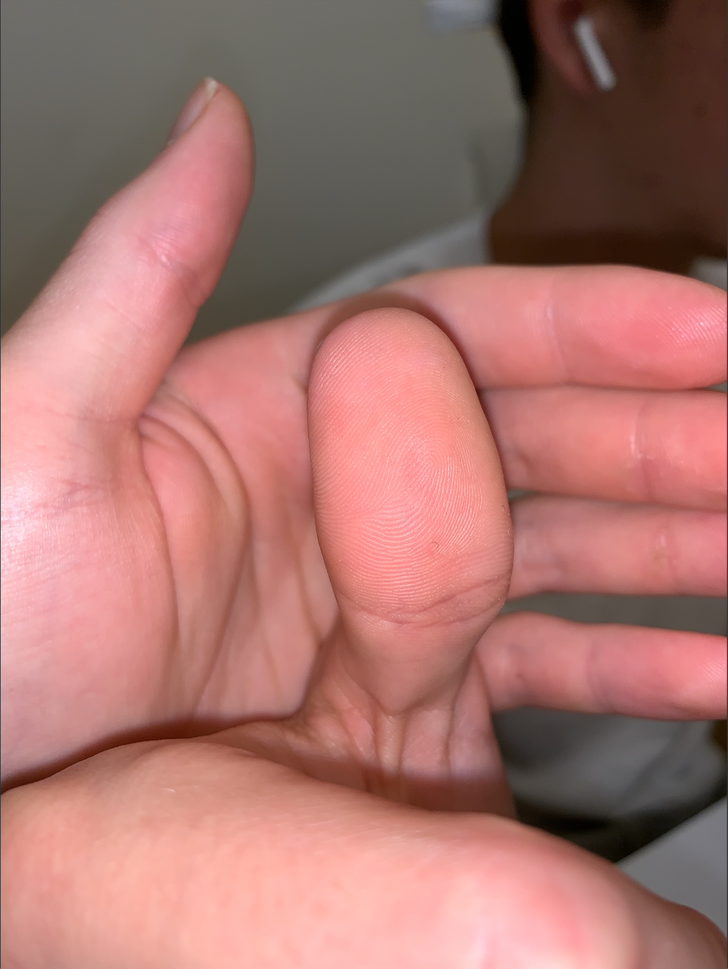
#> input picture examples/finger.png, 728 x 969 px, shrunk from 1092 x 1452 before the run
$ python thumb_to_print.py examples/finger.png   (older library calls are emulated)
#> lines starting #> are read from the running program, lines starting #| are printed output that depends on the picture; after the words box and inside, x2 and y2 are one past the last pixel; in counts of white or black regions, pixels touching at a corner belong together
"""
This module contains the functions necessary to extract a thumbprint for a given image. When run in main,
plots the thumbprint generated by sys.argv[1]
"""
import skimage.filters as skfill
import skimage.morphology as skmorph
import skimage.measure as skmeasure
import skimage.exposure as ske
import matplotlib.pyplot as plt
import numpy as np
import cv2 as cv
import heapq
import sys


def sin2d(u, v, ii, jj, N, M):
    """
    Generates a sine wave structuring element to be used in convolving.

    Params: u: int. factor of the vertical period of waves (higher value, more waves)
            v: int. factor of the horizontal period of waves (higher value, more waves)
            ii: NxM 2D numpy array. Horizontal gradient where col0 = 0 and coln = coln-1 + 1
            jj: NxM 2D numpy array. Vertical gradient where col0 = 0 and coln = coln-1 + 1
            N: int. # rows
            M: int. # cols

    Output: 2D numpy array.  Our sine wave structure element
    """
    selem = np.sin(u * ii / (2 * np.pi) + v * jj / (2 * np.pi))
    return selem * 255 / (N * M)


def high_freq_detection(imgray):
    """
    Given an image, finds the high spatial frequency areas of the image by convolving high
    frequency sine waves with the image in question.  High frequency areas are thus brighter
    and low frequency areas are darker.

    Params: imgray: 2D numpy array.  B&W image in question

    Output: 2D numpy array with high spatial frequency regions outlined
    """
    N = 200
    M = 200
    i = np.linspace(0, N - 1, N)
    j = np.linspace(0, M - 1, M)
    jj, ii = np.meshgrid(j, i)

    # Looked at gabor filter but doesn't work because of the gray region outside of the peak sign region.
    # Here we use sign waves of varying frequencies and directions to cature as much of the thumb print
    # as possible.

    # Creating our filters
    fill_1 = sin2d(2, 2, ii, jj, N, M)
    fill_2 = sin2d(1, 2, ii, jj, N, M)
    fill_3 = sin2d(2, 1, ii, jj, N, M)
    fill_4 = sin2d(-2, 1, ii, jj, N, M)
    fill_5 = sin2d(-2, 2, ii, jj, N, M)
    fill_6 = sin2d(-2, 3, ii, jj, N, M)

    # Creating a blank image which we will combine each of our convolved images with
    new_img = np.zeros(imgray.shape)
    conv_1 = cv.filter2D(imgray, -1, fill_1)
    conv_2 = cv.filter2D(imgray, -1, fill_2)
    conv_3 = cv.filter2D(imgray, -1, fill_3)
    conv_4 = cv.filter2D(imgray, -1, fill_4)
    conv_5 = cv.filter2D(imgray, -1, fill_5)
    conv_6 = cv.filter2D(imgray, -1, fill_6)

    # new_img capures all the high frequency regions located by each output image
    new_img += conv_1 + conv_2 + conv_3 + conv_4 + conv_5 + conv_6

    return new_img


def thresh_series_mask(imgray):
    """
    Generates a mask to be used on original image to crop out the thumb region.

    Params: imgray: 2D numpy array.  B&W image in question

    Output: 2D numpy array.  Binary mask for B&W image in question
    """
    # first equilize the histogram to emphasize the area around the thumb
    imgray_eq = ske.equalize_hist(imgray)

    # median filter to perserve the edges while removing spatial frequency
    median_img = skfill.median(imgray_eq, selem=skmorph.disk(21))

    # some blocks sizes work better than others for different images,
    # we try a wide range of them to get the best qualities of each
    block_sizes = [21, 41, 51, 61, 81]
    masks = []
    for block_size in block_sizes:

        # some larger some smaller threshold blocks
        local_thresh = skfill.threshold_local(median_img, block_size)
        binary_local = median_img > local_thresh

        # detect regions
        labels = skmeasure.label(binary_local)
        hight_freq_img = high_freq_detection(imgray)

        # take 15 largest area regions detected in our thumb
        label_props = skmeasure.regionprops(labels)
        areas = [label_props[i]["area"] for i in range(len(label_props))]
        max_areas = heapq.nlargest(15, areas)
        max_indicies = [areas.index(max_areas[i]) + 1 for i in range(len(max_areas))]

        # find the largest/highest frequency region
        max_i = 0
        max_count = 0
        for i in range(len(max_indicies)):
            label_vals = labels == max_indicies[i]

            # finding our region using our high_freq_detection() output
            current_count = (label_vals.astype(int) * hight_freq_img).sum()
            if current_count > max_count:
                max_count = current_count
                max_i = max_indicies[i]

        mask = labels == max_i
        masks.append(mask)
#> this loop made 5 passes
#> max_indicies on pass 5: [2, 202, 70, 1, 170, 4, 106, 88, 200, 225, 3, 247, 5, 9, 7]
#> pass 1, in thresh_series_mask, `binary_local = median_img > local_thresh`:
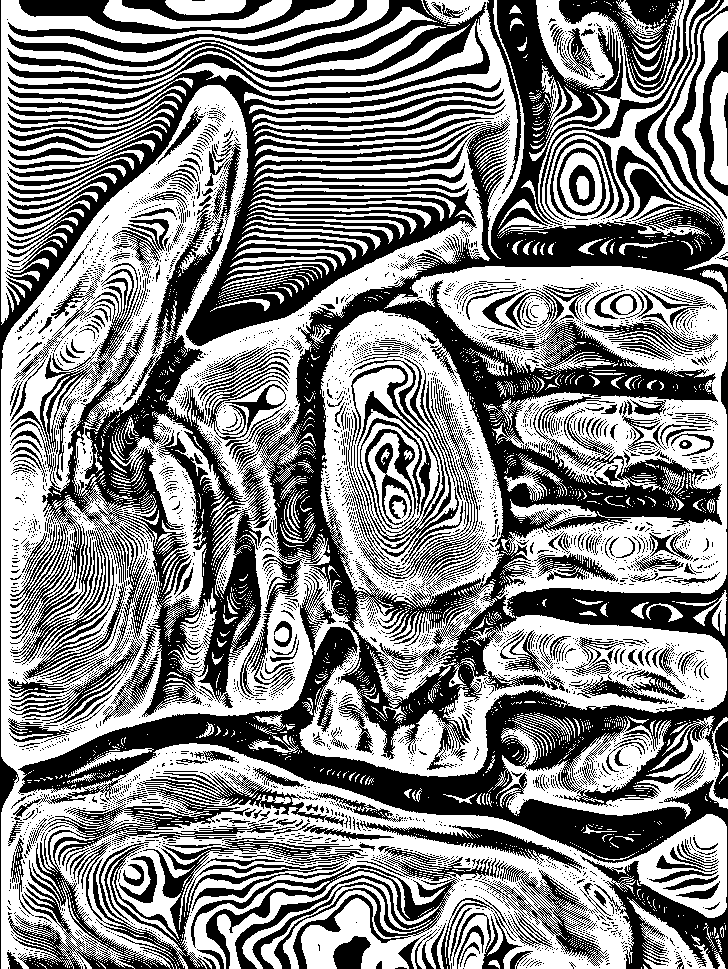
#> binary_local: shape (969, 728) bool; 53.1% white; 4663 black regions (4317 under 20 px), largest, box (x1, y1, x2, y2) and area: (0, 0, 728, 969) 223732, (8, 772, 368, 969) 16757, (191, 865, 459, 969) 7813
#> pass 1, in high_freq_detection, `conv_1 = cv.filter2D(imgray, -1, fill_1)`:
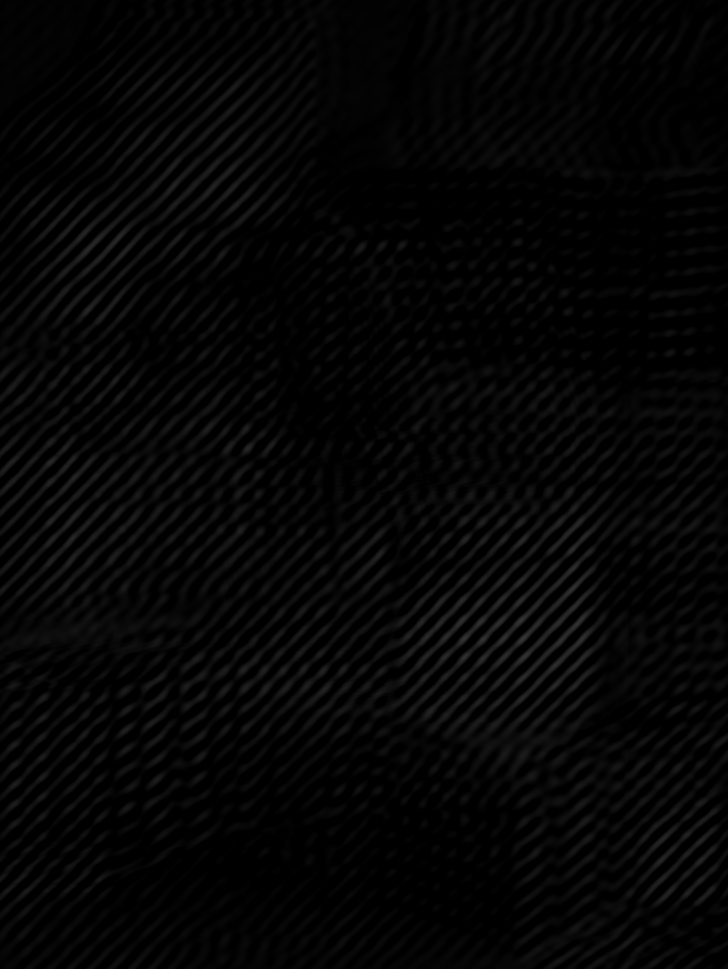
#> conv_1: shape (969, 728); min 0, max 54, mean 5.1
#> after the loop:
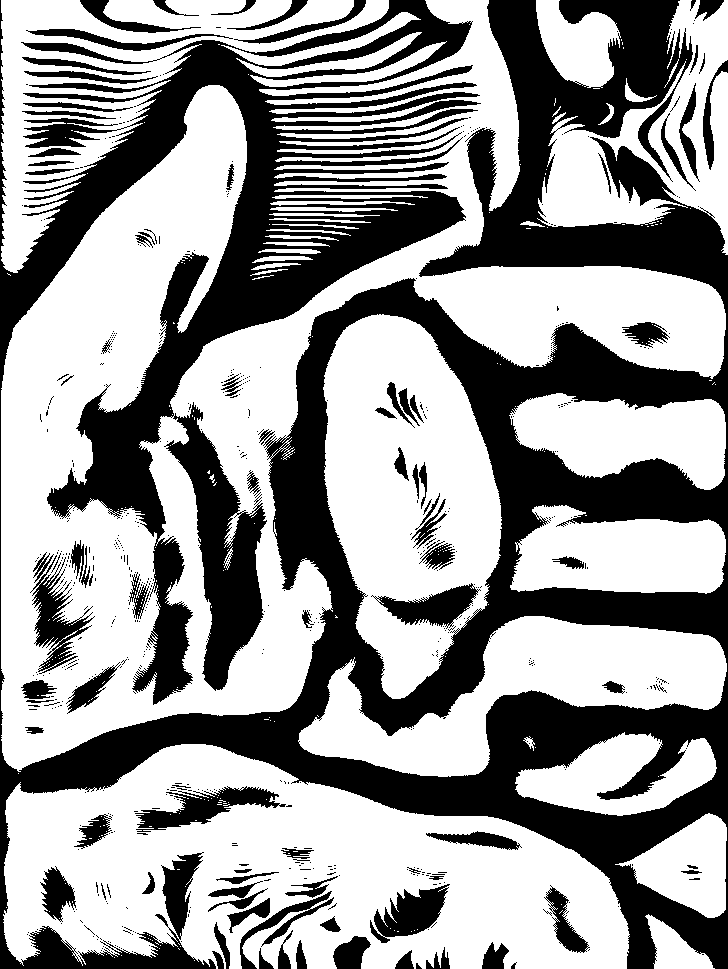
#> binary_local: shape (969, 728) bool; 60.2% white; 631 black regions (539 under 20 px), largest, box (x1, y1, x2, y2) and area: (0, 0, 728, 969) 244963, (135, 786, 286, 832) 2699, (30, 555, 95, 674) 2458
#> after the loop:
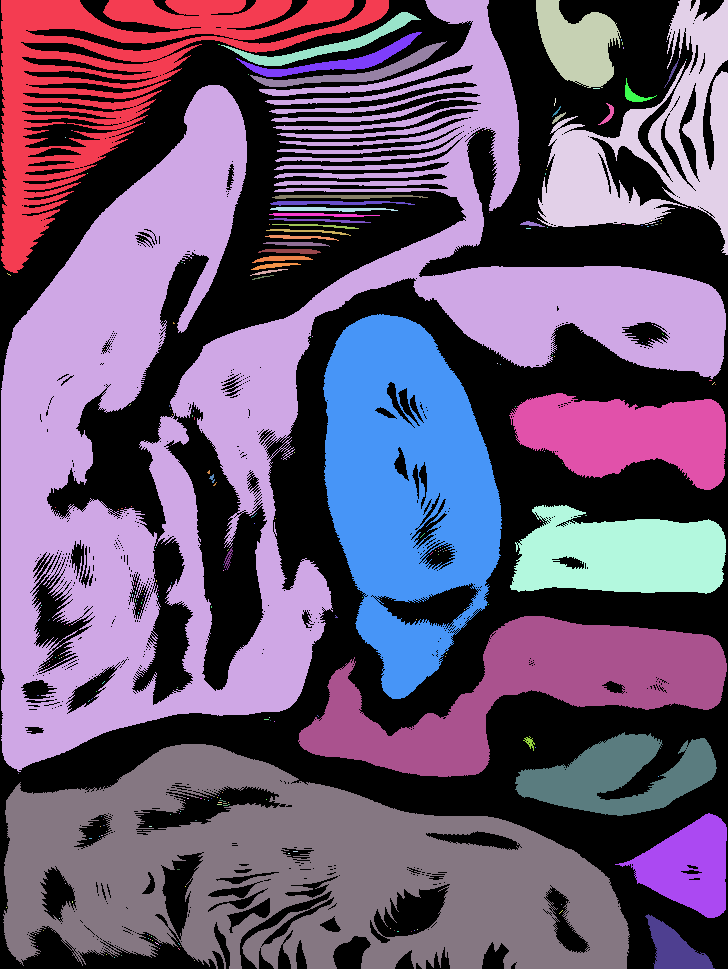
#> labels: shape (969, 728) int32; 274 distinct labels, from 0 to 273; one colour per label, 0 black
#> after the loop, masks = 5 items

    mask = np.zeros(masks[0].shape).astype(bool)

    # combine all masks from each of our thresholds with bitwise or
    for m in masks:
        mask = mask | m
#> this loop made 5 passes
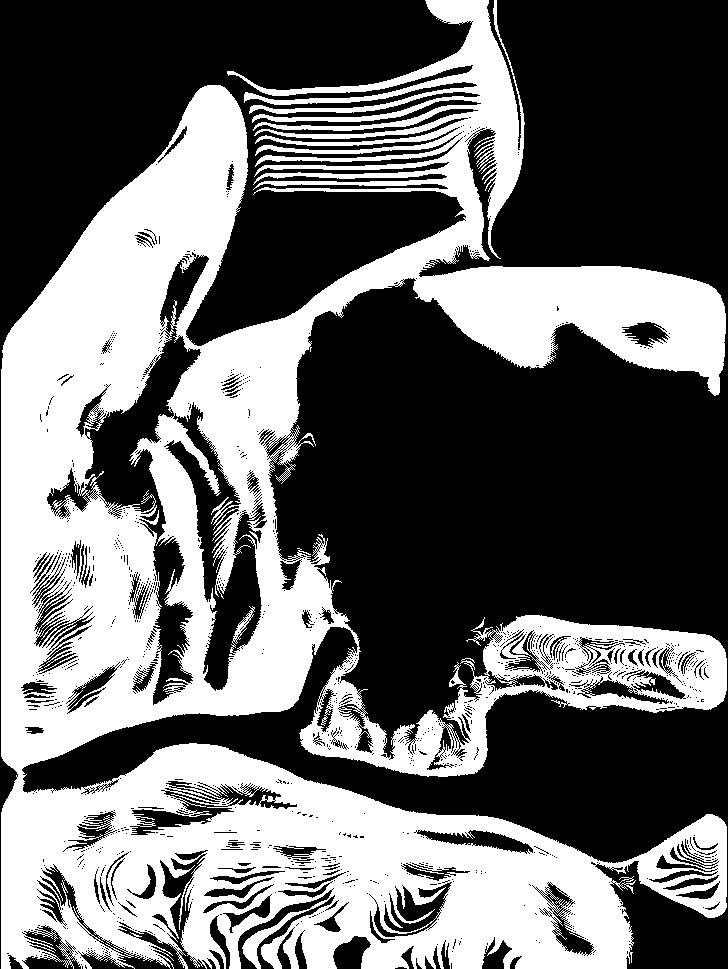
#> mask: shape (969, 728) bool; 40.7% white; 1 white region, box (x1, y1, x2, y2) and area: (1, 0, 727, 969) 287315

    # clean up the mask
    mask = skmorph.binary_closing(mask, selem=skmorph.disk(30))
#> mask: shape (969, 728) bool; 56.5% white; 6 black regions, box (x1, y1, x2, y2) and area: (276, 287, 728, 726) 127911, (0, 0, 444, 325) 62961, (491, 0, 728, 291) 59286, (474, 692, 728, 863) 32363, (209, 191, 414, 328) 18481, (631, 899, 728, 969) 5785
    return skmorph.binary_erosion(mask, selem=skmorph.disk(10))
#> returned value: shape (969, 728) bool; 51% white; 6 black regions, box (x1, y1, x2, y2) and area: (266, 277, 728, 736) 141552, (0, 0, 454, 335) 69321, (481, 0, 728, 301) 64355, (464, 682, 728, 873) 38696, (199, 181, 424, 338) 24240, (621, 889, 728, 969) 7415


def extract_print(mask, imgray):
    """
    Gets our thumbprint, given a mask generated by thresh_series_mask(imgray) and
    imgray, our image in question.

    Params: imgray: 2D numpy array.  B&W image in question
            mask: 2D numpy array.  Binary image mask

    Output: 2D numpy array.  Our final thumbprint
    """
    imgray[mask != 1] = 0

    # on the cropped image, run localized threshold to extract the print
    block_size = 41
    local_thresh = skfill.threshold_local(imgray, block_size)
    binary_local = imgray > local_thresh
#> binary_local: shape (969, 728) bool; 33.3% white; 961 white regions (925 under 20 px), largest, box (x1, y1, x2, y2) and area: (1, 0, 727, 969) 228483, (513, 897, 571, 945) 1157, (53, 885, 81, 967) 883

    # make background white
    binary_local[mask == 0] = 1
#> binary_local: shape (969, 728) bool; 82.3% white; 2008 black regions (1836 under 20 px), largest, box (x1, y1, x2, y2) and area: (7, 315, 264, 714) 25369, (0, 335, 468, 969) 17063, (7, 776, 385, 969) 16175

    # denoise
    return skfill.median(binary_local, selem=skmorph.disk(3))
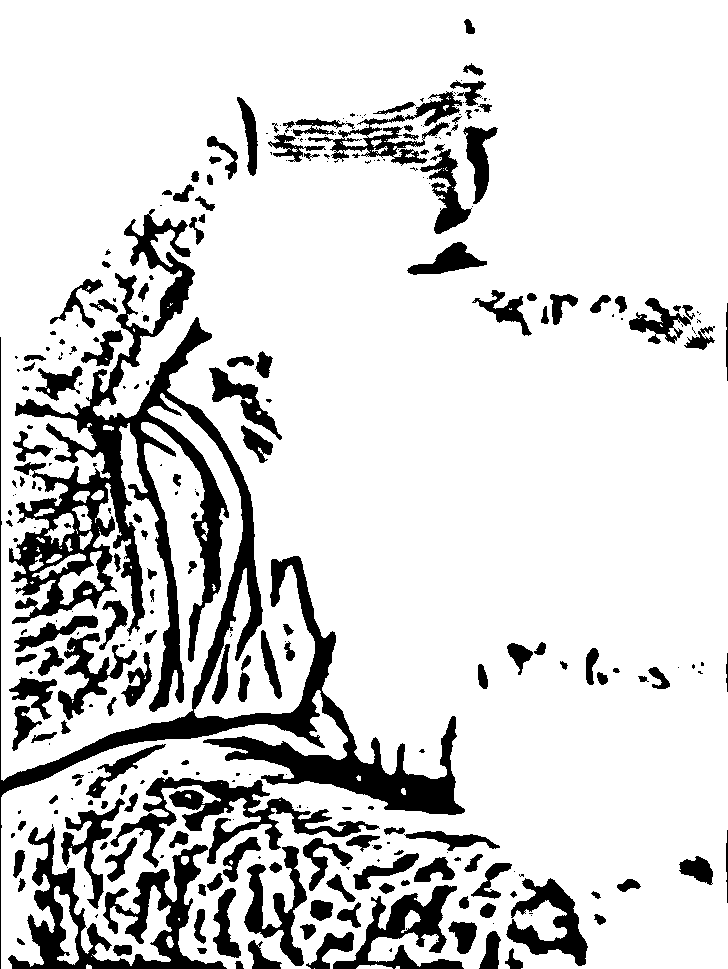
#> returned value: shape (969, 728) bool; 83.2% white; 312 black regions (147 under 20 px), largest, box (x1, y1, x2, y2) and area: (0, 209, 465, 969) 47681, (8, 824, 227, 969) 9190, (110, 777, 380, 868) 6306


if __name__ == "__main__":
    imgray = cv.imread(sys.argv[1], cv.IMREAD_GRAYSCALE)
    f_print = extract_print(thresh_series_mask(imgray), imgray)
